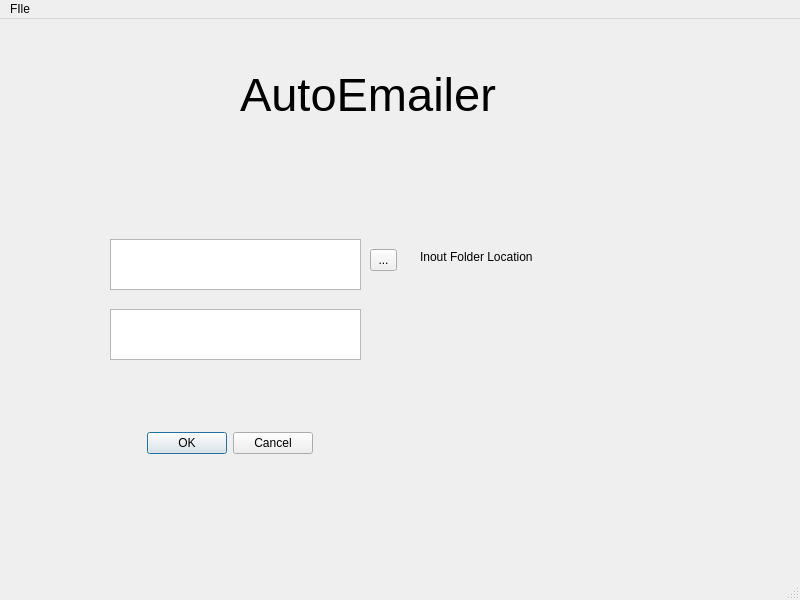
<?xml version="1.0" encoding="UTF-8"?>
<ui version="4.0">
 <class>MainWindow</class>
 <widget class="QMainWindow" name="MainWindow">
  <property name="geometry">
   <rect>
    <x>0</x>
    <y>0</y>
    <width>800</width>
    <height>600</height>
   </rect>
  </property>
  <property name="windowTitle">
   <string>MainWindow</string>
  </property>
  <widget class="QWidget" name="centralwidget">
   <widget class="QPlainTextEdit" name="plainTextEdit">
    <property name="geometry">
     <rect>
      <x>110</x>
      <y>220</y>
      <width>251</width>
      <height>51</height>
     </rect>
    </property>
   </widget>
   <widget class="QTextEdit" name="textEdit">
    <property name="geometry">
     <rect>
      <x>110</x>
      <y>290</y>
      <width>251</width>
      <height>51</height>
     </rect>
    </property>
   </widget>
   <widget class="QLabel" name="label">
    <property name="geometry">
     <rect>
      <x>240</x>
      <y>50</y>
      <width>341</width>
      <height>51</height>
     </rect>
    </property>
    <property name="font">
     <font>
      <pointsize>35</pointsize>
     </font>
    </property>
    <property name="text">
     <string>AutoEmailer</string>
    </property>
   </widget>
   <widget class="QToolButton" name="toolButton">
    <property name="geometry">
     <rect>
      <x>370</x>
      <y>230</y>
      <width>27</width>
      <height>22</height>
     </rect>
    </property>
    <property name="text">
     <string>...</string>
    </property>
   </widget>
   <widget class="QDialogButtonBox" name="buttonBox">
    <property name="geometry">
     <rect>
      <x>120</x>
      <y>410</y>
      <width>193</width>
      <height>28</height>
     </rect>
    </property>
    <property name="standardButtons">
     <set>QDialogButtonBox::Cancel|QDialogButtonBox::Ok</set>
    </property>
   </widget>
   <widget class="QLabel" name="label_2">
    <property name="geometry">
     <rect>
      <x>420</x>
      <y>230</y>
      <width>141</width>
      <height>16</height>
     </rect>
    </property>
    <property name="text">
     <string>Inout Folder Location</string>
    </property>
   </widget>
  </widget>
  <widget class="QMenuBar" name="menubar">
   <property name="geometry">
    <rect>
     <x>0</x>
     <y>0</y>
     <width>800</width>
     <height>26</height>
    </rect>
   </property>
   <widget class="QMenu" name="menuFIle">
    <property name="title">
     <string>FIle</string>
    </property>
   </widget>
   <addaction name="menuFIle"/>
  </widget>
  <widget class="QStatusBar" name="statusbar"/>
 </widget>
 <resources/>
 <connections/>
</ui>
